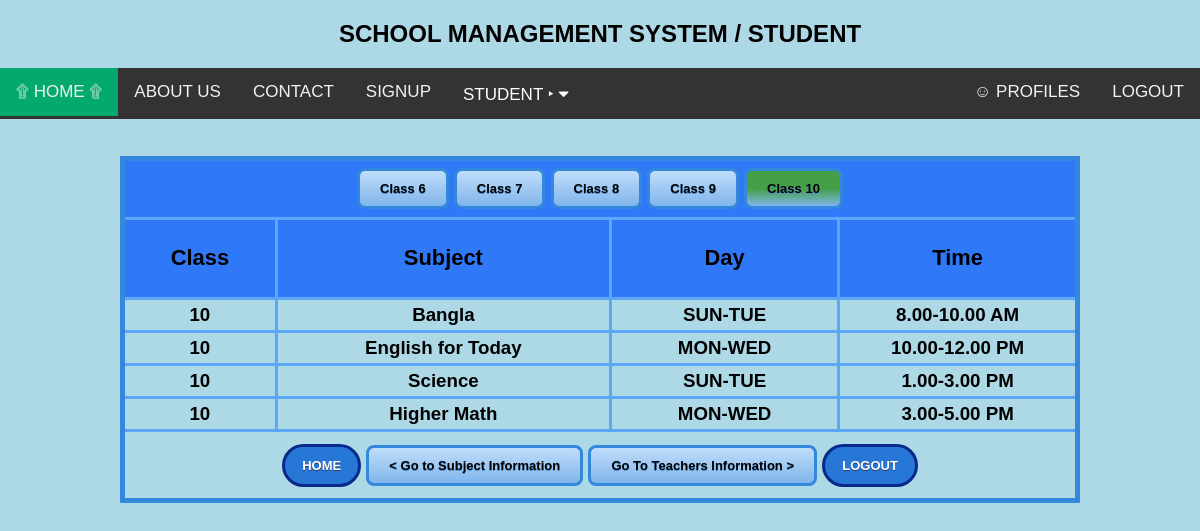
The app's page /views/10routine.php (signed in) with its own data.
### tables this page shows
CREATE TABLE `allsubjects` (
  `id` int(10) NOT NULL,
  `class` int(10) NOT NULL,
  `subject` varchar(50) NOT NULL,
  `day` varchar(20) NOT NULL,
  `time` varchar(50) NOT NULL
);

### model/subjectsModel.php (called while the page is built, shortened)
<?php
	function getAll10Subjects(){
		$con = getConnection();
		$sql = "select * from allsubjects where class='10'";
		$result = mysqli_query($con, $sql);
		return $result;
	}
?>

### views/10routine.php (the view, shortened to what this page needs)
<?php
	if(isset($_COOKIE['flag'])){
		include('header.php');
		require_once('../model/subjectsModel.php');
	$result = getAll10Subjects();
?>
<!DOCTYPE html>
<html>
<head>
</head>
<body>
	<br>
	<h3><table border="5" align="center" width="80%" cellspacing="4" cellpadding="4" class="customTable">
	<thead>
	<tr height="60px" align="center">
		<td colspan="4">
			<a href="6routine.php" class="lightBlueButton">Class 6</a>
			<a href="7routine.php" class="lightBlueButton">Class 7</a>
			<a href="8routine.php" class="lightBlueButton">Class 8</a>
			<a href="9routine.php" class="lightBlueButton">Class 9</a>
			<a href="10routine.php" class="lightBlueButton10">Class 10</a>
		</td>
	</tr>
	<tr align="center">
		<td><h3>Class</h3></td>
		<td width="35%"><h3>Subject</h3></td>
		<td><h3>Day</h3></td>
		<td width="25%"><h3>Time</h3></td>
	</tr>
	</thead>
	<?php while($data =mysqli_fetch_assoc($result)){ ?>
				<tbody>
				<tr align="center">
					<td><?=$data['class']?></td>
					<td><?=$data['subject']?></td>
					<td><?=$data['day']?></td>
					<td><?=$data['time']?></td>
				</tr>
				</tbody>
		<?php } ?>
	<tr height="70px" align="center">
		<td colspan="5">
			<a href="home.php" class="darkBlueButton">HOME</a>
			<a href="subject-info.php" class="lightBlueButton">< Go to Subject Information </a>
			<a href="teachers-info.php" class="lightBlueButton"> Go To Teachers Information ></a>
			<a href="../controller/logout.php" class="darkBlueButtonRed">LOGOUT</a>
		</td>
	</tr>
	</table></h3>
</body>
</html>
<?php
 }else{
 	header('location: login.html');
 }
?>

### views/header.php (style rules this page uses)
body { margin:0;font-family:Arial }
body { background-color: lightblue; }

### views/10routine.php (style rules this page uses)
.lightBlueButton { box-shadow:inset 0px 0px 0px 0px #dcecfb; background:linear-gradient(to bottom, #bddbfa 5%, #80b5ea 100%); background-color:#bddbfa; border-radius:8px; border:3px solid #3488db; display:inline-block; cursor:pointer; color:#ffffff; font-family:Arial; color: black; font-size:13px; font-weight:bold; padding:10px 20px; text-decoration:none; text-shadow:0px 1px 0px #528ecc; }
.darkBlueButton { background-color:#2778d6; border-radius:30px; border:3px solid #08298a; display:inline-block; cursor:pointer; color:#ffffff; font-family:Arial; font-size:13px; padding:11px 17px; text-decoration:none; text-shadow:0px 1px 0px #283966; }
.lightBlueButton10 { box-shadow:inset 0px 0px 0px 0px #dcecfb; background:linear-gradient(to bottom, #43A047 50%, #80b5ea 100%); background-color:#43A047; border-radius:8px; border:3px solid #3488db; display:inline-block; cursor:pointer; color:#ffffff; font-family:Arial; color: black; font-size:13px; font-weight:bold; padding:10px 20px; text-decoration:none; text-shadow:0px 1px 0px #528ecc; }
.darkBlueButtonRed { background-color:#2778d6; border-radius:30px; border:3px solid #08298a; display:inline-block; cursor:pointer; color:#ffffff; font-family:Arial; font-size:13px; padding:11px 17px; text-decoration:none; text-shadow:0px 1px 0px #283966; }
table.customTable { border-collapse: collapse; border-width: 5px; border-color: #3488db; border-style: solid; color: #000000; }
table.customTable td, table.customTable th { border-width: 3px; border-color: #5EA6F8; border-style: solid; text-align: center; }
table.customTable thead { background-color: #2F79F8; }

### records on screen
allsubjects: class "10", subject "Bangla", day "SUN-TUE", time "8.00-10.00 AM"
allsubjects: class "10", subject "English for Today", day "MON-WED", time "10.00-12.00 PM"
allsubjects: class "10", subject "Science", day "SUN-TUE", time "1.00-3.00 PM"
allsubjects: class "10", subject "Higher Math", day "MON-WED", time "3.00-5.00 PM"
